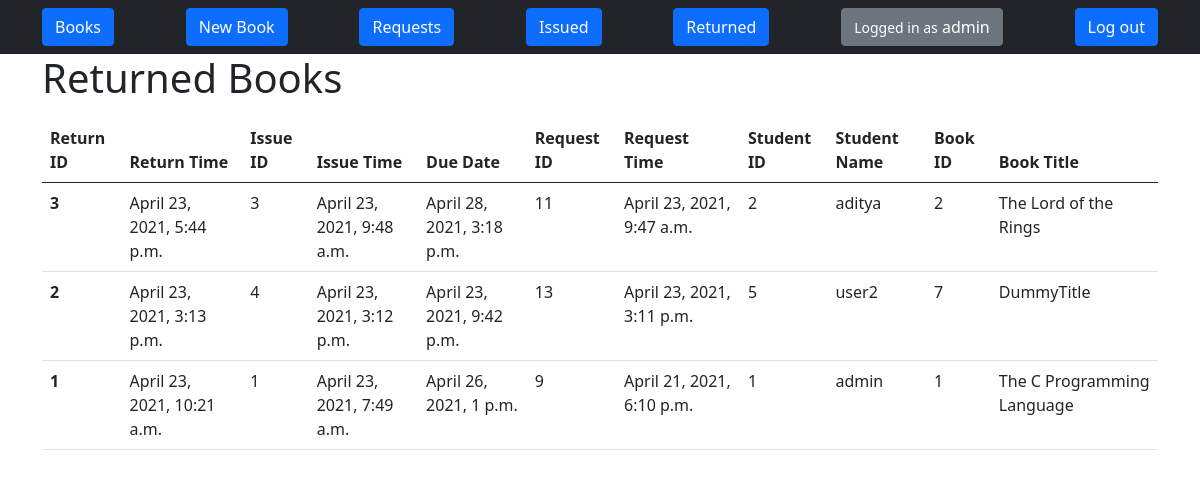
Page /books/returns/ (signed in) on the committed database.
### books/models.py (models this page shows)
class Return(models.Model):
    issueid = models.IntegerField()
    returntime= models.DateTimeField(default=timezone.now)

class Issue(models.Model):
    requestid = models.IntegerField()
    approvetime= models.DateTimeField(default=timezone.now)
    due= models.DateTimeField()
    returned = models.BooleanField(default=False)

class Request(models.Model):
    userid= models.IntegerField()
    bookid= models.IntegerField()
    requesttime = models.DateTimeField(default=timezone.now)
    approved = models.BooleanField(default=False)

class Book(models.Model):
    title = models.CharField(max_length=255)
    author = models.CharField(max_length=255)
    publisher = models.CharField(max_length=255)
    genre= models.CharField(max_length=255)
    summary = models.TextField()
    ISBN = models.CharField(max_length=13)
    location = models.CharField(max_length=500)
    available = models.BooleanField(default=True)
    img = models.URLField(max_length=2083, default="https://upload.wikimedia.org/wikipedia/commons/thumb/0/0b/Book_icon_%28closed%29_-_Blue_and_gold.svg/343px-Book_icon_%28closed%29_-_Blue_and_gold.svg.png")
    pdf = models.URLField(max_length=2083, blank=True)

### books/views.py (the view)
# urls.py: path('returns/',views.return_list,name='return-list'),
@permission_required('books.view_return')
def return_list(request):
    rets = Return.objects.all()
    rets = rets[::-1]
    obj = []
    for ret in rets:
        i = Issue.objects.get(id=ret.issueid)
        r = Request.objects.get(id=i.requestid)
        u = User.objects.get(id=r.userid)
        b = Book.objects.get(id=r.bookid)
        obj.append({
            "ret": ret,
            "iss": i,
            "req": r,
            "student": u,
            "book": b,
        })
    return render(request, 'books/return_list.html', {'obj': obj})

### books/templates/books/return_list.html (shortened to what this page needs)
{% extends 'base.html' %}
{% block content %}
    <legend><h1>Returned Books</h1></legend>
    <table class="table">
        <thead>
            <tr>
                <th scope="col">Return ID</th>
                <th scope="col">Return Time</th>
                <th scope="col">Issue ID</th>
                <th scope="col">Issue Time</th>
                <th scope="col">Due Date</th>
                <th scope="col">Request ID</th>
                <th scope="col">Request Time</th>
                <th scope="col">Student ID</th>
                <th scope="col">Student Name</th>
                <th scope="col">Book ID</th>
                <th scope="col">Book Title</th>
            </tr>
        </thead>
        <tbody>
        {% for o in obj %}
            <tr>
                <th scope="row">{{o.ret.id}}</th>
                <td>{{o.ret.returntime}}</td>
                <td>{{o.iss.id}}</td>
                <td>{{o.iss.approvetime}}</td>
                <td>{{o.iss.due}}</td>
                <td>{{o.req.id}}</td>
                <td>{{o.req.requesttime}}</td>
                <td>{{o.student.id}}</td>
                <td>{{o.student.username}}</td>
                <td>{{o.book.id}}</td>
                <td>{{o.book.title}}</td>
            </tr>
        {% endfor %}
        </tbody>
    </table>
{% endblock content %}

### templates/base.html (shortened to what this page needs)
<!doctype html>
<html lang="en">
  <head>
    <link href="https://cdn.jsdelivr.net/npm/bootstrap@5.0.0-beta3/dist/css/bootstrap.min.css" rel="stylesheet">
  </head>
  <body>
    <nav class="navbar navbar-dark bg-dark">
      <div class="container">
        <a href="{%url 'book-list'%}"><button class="btn btn-primary">Books</button></a>
        {% if perms.books.add_book%}
          <a href="{%url 'book-new'%}"><button class="btn btn-primary">New Book</button></a>
        {% endif %}
        {% if perms.books.view_request%}
          <a href="{%url 'request-list'%}"><button class="btn btn-primary">Requests</button></a>
        {% endif %}
        {% if perms.books.view_issue%}
          <a href="{%url 'issue-list'%}"><button class="btn btn-primary">Issued</button></a>
        {% endif %}
        {% if perms.books.view_return%}
          <a href="{%url 'return-list'%}"><button class="btn btn-primary">Returned</button></a>
        {% endif %}
        {% if user.is_authenticated %}
          <a href="{%url 'profile'%}"><button class="btn btn-secondary"><small>Logged in as</small> {{user}}</button></a>
          <a href="{%url 'logout'%}"><button class="btn btn-primary">Log out</button></a>
        {% else %}
          <a href="{%url 'login'%}"><button class="btn btn-primary">Log in</button></a>
          <a href="{%url 'register'%}"><button class="btn btn-primary">Register</button></a>
        {% endif %}
      </div>
    </nav>
    <div class='container'>
      {% block content %}
      {% endblock content %}
    </div>
  </body>
</html>

### rows in the picture
Return: ret.id "3", ret.returntime "April 23, 2021, 5:44 p.m.", iss.id "3", iss.approvetime "April 23, 2021, 9:48 a.m.", iss.due "April 28, 2021, 3:18 p.m.", req.id "11", req.requesttime "April 23, 2021, 9:47 a.m.", student.id "2", student.username "aditya", book.id "2", book "The Lord of the Rings"
Return: ret.id "2", ret.returntime "April 23, 2021, 3:13 p.m.", iss.id "4", iss.approvetime "April 23, 2021, 3:12 p.m.", iss.due "April 23, 2021, 9:42 p.m.", req.id "13", req.requesttime "April 23, 2021, 3:11 p.m.", student.id "5", student.username "user2", book.id "7", book "DummyTitle"
Return: ret.id "1", ret.returntime "April 23, 2021, 10:21 a.m.", iss.id "1", iss.approvetime "April 23, 2021, 7:49 a.m.", iss.due "April 26, 2021, 1 p.m.", req.id "9", req.requesttime "April 21, 2021, 6:10 p.m.", student.id "1", student.username "admin", book.id "1", book "The C Programming Language"

### other values in the picture
{{ user }} "admin"
